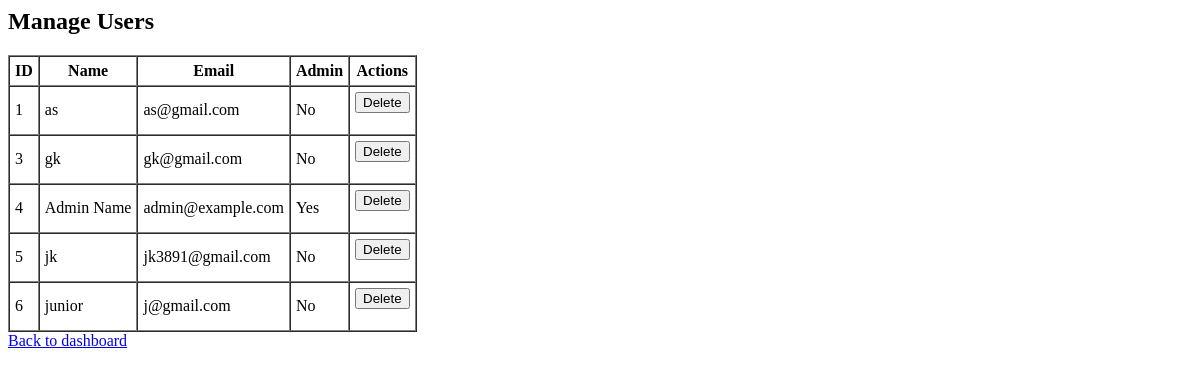
Page /admin/users (signed in) on the earlier database version.
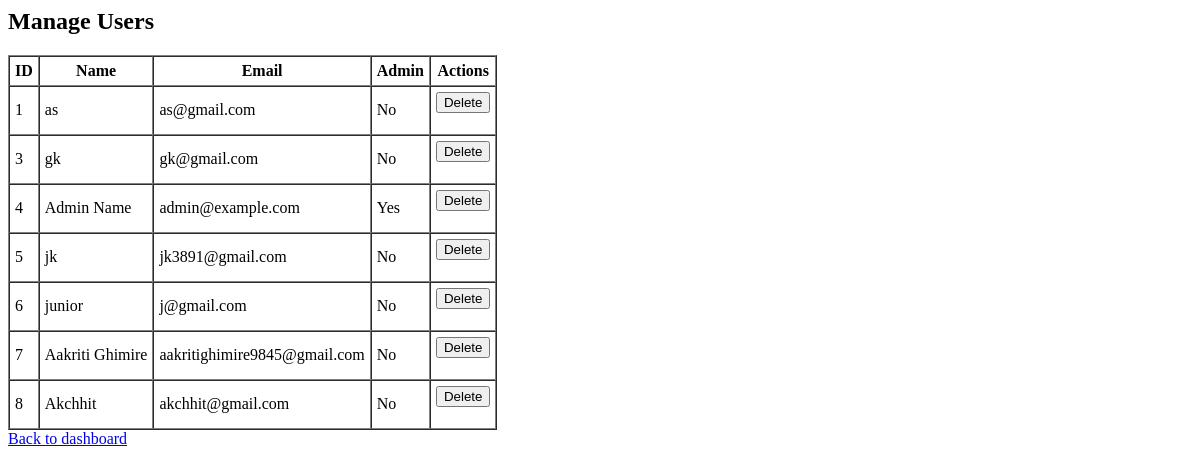
Same page on the later database version.
### app.py (models this page shows, shortened)
class User(db.Model):
    id = db.Column(db.Integer, primary_key=True)
    name = db.Column(db.String(150), nullable=False)
    email = db.Column(db.String(150), unique=True, nullable=False)
    password_hash = db.Column(db.String(256), nullable=False)  # Store hashed password
    bmi = db.Column(db.Float)
    preferred_exercise_type = db.Column(db.String(100))
    diet_preference = db.Column(db.String(100))
    admin = db.Column(db.Boolean, default=False)  # Admin flag
    workouts = db.relationship('Workout', back_populates='user')
    diet_logs = db.relationship('DietLog', back_populates='user')

### app.py (the view)
@app.route('/admin/users')
@admin_required
def admin_users():
    users = User.query.all()
    return render_template('admin_users.html', users=users)

### app.py (called while the page is built)
def admin_required(f):
    @wraps(f)
    def decorated_function(*args, **kwargs):
        user_id = session.get('user_id')
        if not user_id:
            flash("Please log in first.", "warning")
            return redirect(url_for('signin'))
        user = db.session.get(User, user_id)
        if not user or not user.admin:
            flash("You do not have permission to access this page.", "danger")
            return redirect(url_for('signin'))
        return f(*args, **kwargs)
    return decorated_function

### templates/admin_users.html
<h2>Manage Users</h2>
<table border="1" cellpadding="5" cellspacing="0">
  <thead>
    <tr>
      <th>ID</th><th>Name</th><th>Email</th><th>Admin</th><th>Actions</th>
    </tr>
  </thead>
  <tbody>
    {% for user in users %}
    <tr>
      <td>{{ user.id }}</td>
      <td>{{ user.name }}</td>
      <td>{{ user.email }}</td>
      <td>{{ 'Yes' if user.admin else 'No' }}</td>
      <td>
        <form action="{{ url_for('admin_delete_user', user_id=user.id) }}" method="POST" onsubmit="return confirm('Delete user?');">
          <button type="submit">Delete</button>
        </form>
      </td>
    </tr>
    {% endfor %}
  </tbody>
</table>
<a href="{{ url_for('admin_dashboard') }}">Back to dashboard</a>

Differences in the rows shown:
added User: id "7", name "Aakriti Ghimire", email "aakritighimire9845@gmail.com", admin "No"
added User: id "8", name "Akchhit", email "akchhit@gmail.com", admin "No"
